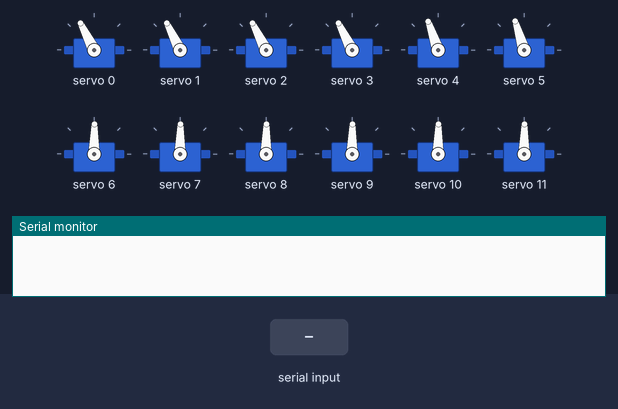
Recording of a sketch running on a simulated Arduino Uno, built with avr-gcc and run on an emulated ATmega328P. Shown: 12 × servo, the last lines printed to the serial monitor. The inputs (shaded band) are chosen by the test bench.

Above: at 6.2 s.
6.3 s: "90,45\n" received over the second serial link
At 6.8 s:
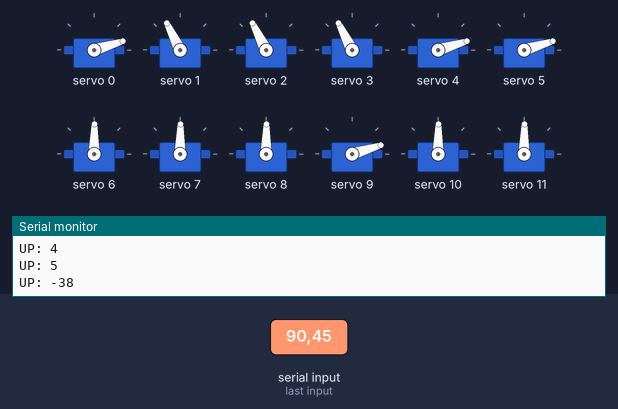
9.3 s: "5\n" received over the second serial link
At 9.8 s:
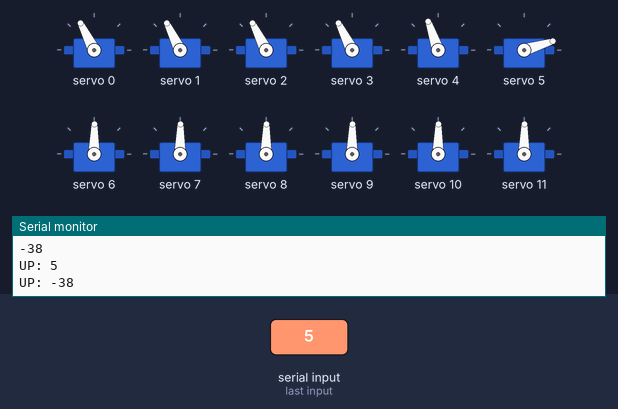
12.3 s: "30,150\n" received over the second serial link
At 13.1 s:
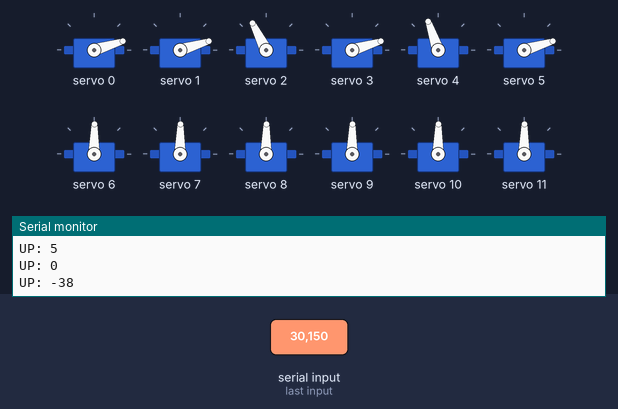
15.3 s: "90\n" received over the second serial link
At 15.8 s:
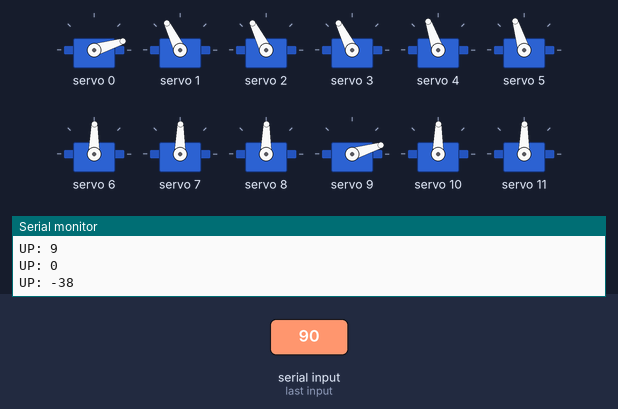
18.3 s: "200\n" received over the second serial link
At 19.5 s:
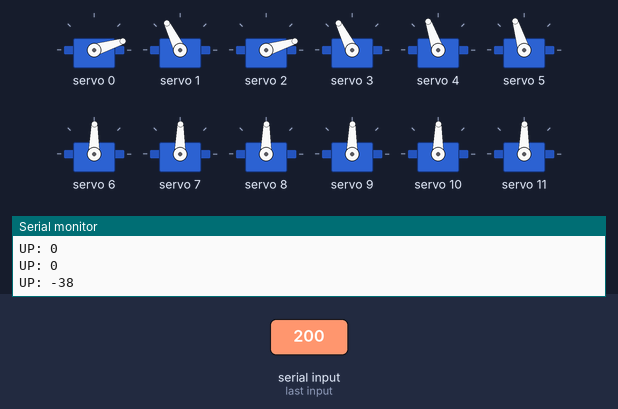
Timing chart, 0 to 21.8 s (numbered marks = the images above; inputs shaded):
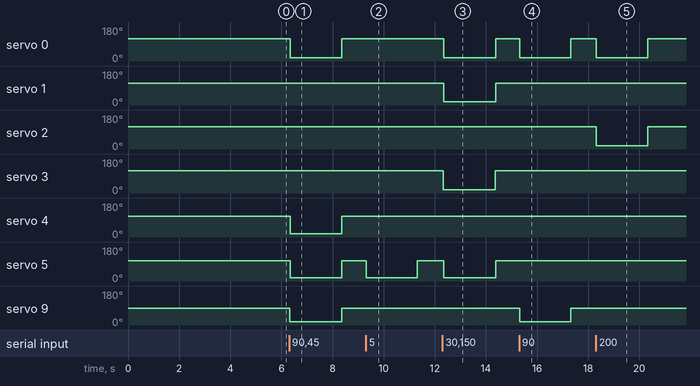

The sketch:

firstAidkit.ino
```cpp
#include <SoftwareSerial.h>
#include <Wire.h>
#include <Adafruit_PWMServoDriver.h>

#define BT_RXD 2
#define BT_TXD 3

Adafruit_PWMServoDriver pwm = Adafruit_PWMServoDriver();

SoftwareSerial btSerial(BT_RXD, BT_TXD);

int SERVOMIN[12]  = {148, 148, 148, 148, 148, 148, 148, 148, 148, 148, 148, 148};
int SERVOMAX[12]  = {358, 357, 359, 358, 342, 338, 300, 300, 300, 300, 300, 300};
uint8_t initTime = 0;
void setup() {
  Serial.begin(9600);
  btSerial.begin(9600);

  pwm.begin();
  pwm.setPWMFreq(50);
  delay(10);

  for (uint16_t n = 0; n < 12; n++) {
    pwm.setPWM(n, 0, SERVOMAX[n]);
  }
  delay(5000);
}

String btString = "";
void loop() {
  while (btSerial.available()) {
    initTime = millis();
    char btChar = btSerial.read();
    btString += btChar;
    delay(5);
  }
  if (!btString.equals("")) {
    Serial.println("input value: " + btString);
    int btLength = btString.length();
    int servoList[btLength - 1] = {};
    Serial.println(btLength);
    for (int n = 0; n < btLength; n++) {
      if (btString[n] >= 'A') {
        servoList[n] = btString[n] - 'A' + 9;
      } else {
        servoList[n] = btString[n] - '0';
      }
      Serial.println(servoList[n]);
    }

    for (int n = 0; n < btLength; n++) {
      Serial.print("UP: ");
      Serial.println(servoList[n]);
      servoDown(servoList[n]);
    }
    delay(2000);
    for (int n = 0; n < btLength; n++) {
      Serial.print("DOWN: ");
      Serial.println(servoList[n]);
      servoUp(servoList[n]);
    }

    btString = "";
  }
}

void setServoPulse(uint8_t n, double pulse) {
  double pulselength;

  pulselength = 1000000;   // 1,000,000 us per second
  pulselength /= 50;   // 50 Hz

  Serial.print(pulselength); Serial.println(" us per period");
  pulselength /= 4096;  // 12 bits of resolution
  Serial.print(pulselength); Serial.println(" us per bit");
  pulse *= 1000000;  // convert to us
  pulse /= pulselength;
  Serial.println(pulse);
  pwm.setPWM(n, 0, pulse);
}

void servoUp(uint16_t num) {
  pwm.setPWM(num, 0, SERVOMAX[num]);
}

void servoDown(uint16_t num) {
  pwm.setPWM(num, 0, SERVOMIN[num]);
}
```

Measured:
- after the input at 6.3 s, servo 0: 117° → 17° after 0.05 s, → 117° 2.0 s later; servo 4: 109° → 17° after 0.05 s, → 109° 2.0 s later; servo 5: 107° → 17° after 0.05 s, → 107° 2.0 s later; servo 9: 89° → 17° at once, → 89° 2.0 s later
- after the input at 9.3 s, servo 5: 107° → 17° at once, → 107° 2.0 s later
- after the input at 12.3 s, servo 0: 117° → 17° after 0.06 s, → 117° 2.0 s later; servo 1: 116° → 17° after 0.06 s, → 116° 2.0 s later; servo 3: 117° → 17° at once, → 117° 2.0 s later; servo 5: 107° → 17° after 0.06 s, → 107° 2.0 s later
- after the input at 15.3 s, servo 0: 117° → 17° at once, → 117° 2.0 s later; servo 9: 89° → 17° at once, → 89° 2.0 s later
- after the input at 18.3 s, servo 0, servo 2: 117° → 17° at once, → 117° 2.0 s later
